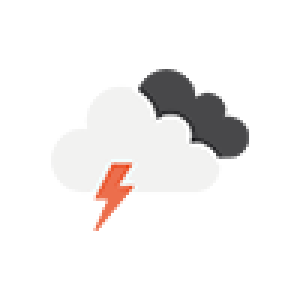
#> input picture icons/11d@2x.png, 100 x 100 px (shown 3 times larger)
$ python pil_img.py
#> lines starting #> are read from the running program, lines starting #| are printed output that depends on the picture
#> in img_to_media, img is the input picture: PIL image 100x100 RGBA; mean R, G, B, A 71.7, 67.6, 66.4, 49.5
from PIL import Image
import io


def img_generation(maket, icon: str) -> Image:
#> called with maket = 'sun_maket.jpg', icon = '10d@2x.png'
    maket = Image.open(maket)
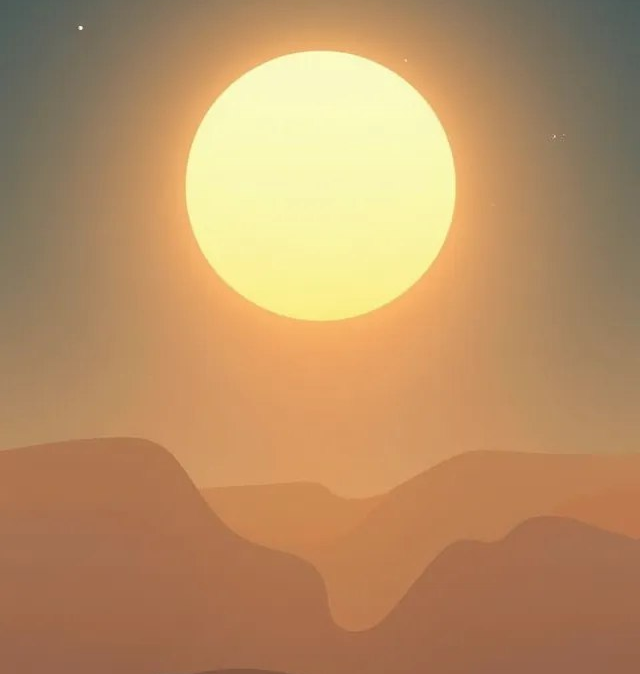
#> input picture icons/sun_maket.jpg, 640 x 674 px
#> maket is the input picture: PIL image 640x674 RGB; mean R, G, B 185.5, 145.1, 101.3
    icon = Image.open(icon)
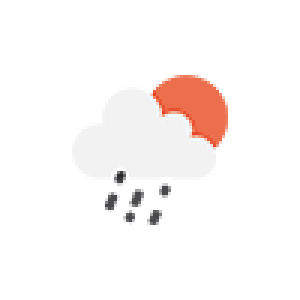
#> input picture icons/10d@2x.png, 100 x 100 px (shown 3 times larger)
#> icon is the input picture: PIL image 100x100 RGBA; mean R, G, B, A 54.1, 48.5, 47.1, 36.3
    test1 = maket.crop(box=(0, 426, 640, 1100))
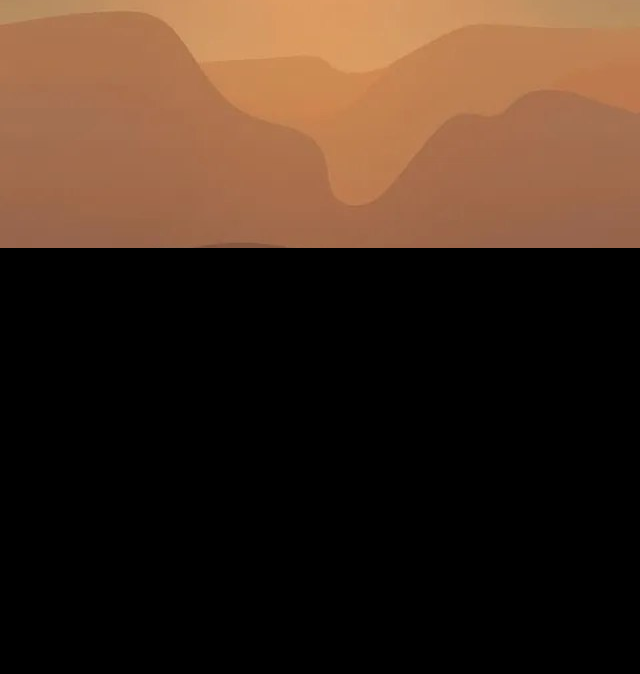
#> test1: PIL image 640x674 RGB; mean R, G, B 65.2, 44.1, 29.9


    test = maket.crop(box=(793, 759, 793, 759))
    test1.save(fp='test1.png', format='PNG')


    pass

def img_to_media(image: str) -> io.BytesIO:
    img = Image.open(image)
    img_byte_arr = io.BytesIO()
    img.save(img_byte_arr, format='PNG')
    img_byte_arr.seek(0)
    return img_byte_arr


print(img_to_media('11d@2x.png'))

img_generation(maket='sun_maket.jpg', icon='10d@2x.png')
